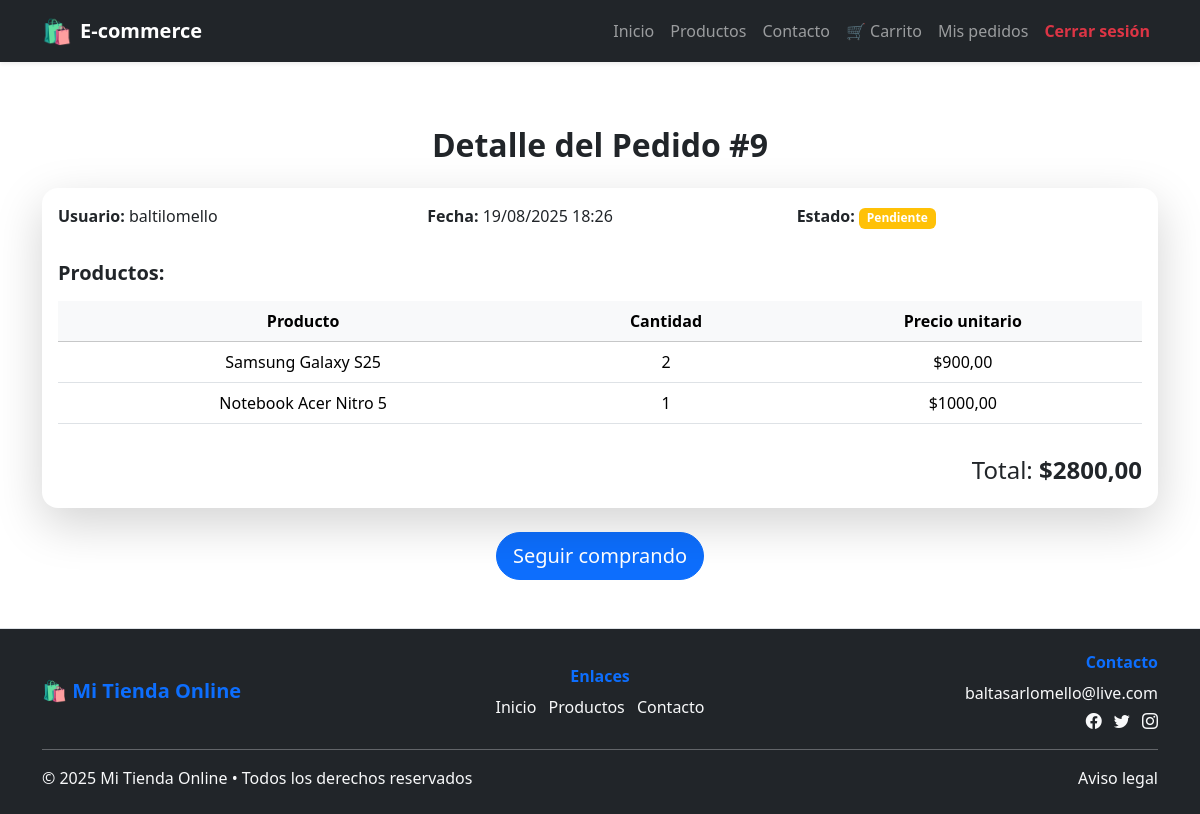
Screenshot of /order/9/ (signed in) with the database file from the repository.
### shop/models.py (models this page shows, shortened)
class Order(models.Model): # Orden de compra hecha por un usuario
    ESTADOS = [
        ('pendiente', 'Pendiente'),
        ('enviado', 'Enviado'),
        ('cancelado', 'Cancelado'),
    ]
    usuario = models.ForeignKey(settings.AUTH_USER_MODEL, on_delete=models.CASCADE, related_name='pedidos')
    fecha = models.DateTimeField(auto_now_add=True)
    estado = models.CharField(max_length=20, choices=ESTADOS, default='pendiente')
    total = models.DecimalField(max_digits=10, decimal_places=2, default=0)

class OrderItem(models.Model): #Esta tabla une prodcutos con el pedido de un usuario, un pedido puede tener muchos productos
    pedido = models.ForeignKey(Order, on_delete=models.CASCADE, related_name='items')
    producto = models.ForeignKey(Product, on_delete=models.CASCADE)
    cantidad = models.IntegerField()
    precio_unitario = models.DecimalField(max_digits=10, decimal_places=2)

class Product(models.Model): # Producto que se vende
    nombre = models.CharField(max_length=200)
    descripcion = models.TextField()
    precio = models.DecimalField(max_digits=10, decimal_places=2)
    stock = models.IntegerField()
    categoria = models.ForeignKey(Category, on_delete=models.CASCADE, related_name='productos')
    imagen = models.ImageField(upload_to='productos/', blank=True, null=True)

### shop/views.py (the view)
# urls.py: path("order/<pk>/", OrderDetailView.as_view(), name="order_detail"),
@method_decorator(login_required, name='dispatch')
class OrderDetailView(DetailView):
    model = Order
    template_name = "../templates/shop/order_detail.html"
    context_object_name = "order"
    def get_context_data(self, **kwargs):
        context = super().get_context_data(**kwargs)
        order = self.get_object()
        items = order.items.all()
        for item in items:
            item.subtotal = item.cantidad * item.precio_unitario
        context["items"] = items
        context["total"] = order.total
        return context

### proyecto_tienda_online/templates/shop/order_detail.html (shortened to what this page needs)
{% extends "general/layout.html" %}
{% load static %}
{% block page_content %}
<div class="container py-5">
    <h2 class="fw-bold mb-4 text-center">Detalle del Pedido #{{ order.id }}</h2>
    <div class="card shadow-lg rounded-4 mb-4 border-0">
        <div class="card-body">
            <div class="row mb-3">
                <div class="col-md-4">
                    <p><strong>Usuario:</strong> {{ order.usuario.username }}</p>
                </div>
                <div class="col-md-4">
                    <p><strong>Fecha:</strong> {{ order.fecha|date:"d/m/Y H:i" }}</p>
                </div>
                <div class="col-md-4">
                    <p><strong>Estado:</strong>
                        <span class="badge
                            {% if order.estado == 'pendiente' %}bg-warning
                            {% elif order.estado == 'pagado' %}bg-success
                            {% else %}bg-secondary{% endif %}">
                            {{ order.estado|title }}
                        </span>
                    </p>
                </div>
            </div>
            <h5 class="fw-bold mb-3">Productos:</h5>
            <div class="table-responsive">
                <table class="table table-hover align-middle text-center">
                    <thead class="table-light">
                        <tr>
                            <th>Producto</th>
                            <th>Cantidad</th>
                            <th>Precio unitario</th>
                        </tr>
                    </thead>
                    <tbody>
                        {% for item in order.items.all %}
                        <tr>
                            <td>{{ item.producto.nombre }}</td>
                            <td>{{ item.cantidad }}</td>
                            <td>${{ item.precio_unitario|floatformat:2 }}</td>
                        </tr>
                        {% endfor %}
                    </tbody>
                </table>
            </div>
            <h4 class="text-end mt-3">Total: <span class="fw-bold">${{ order.total|floatformat:2 }}</span></h4>
        </div>
    </div>
    <div class="text-center">
        <a href="{% url 'product_list' %}" class="btn btn-primary btn-lg rounded-pill">
            Seguir comprando
        </a>
    </div>
</div>
{% endblock %}

### rows the page displays
Order: id "9", usuario.username "baltilomello", fecha "19/08/2025 18:26", estado "Pendiente", total "2800,00"
OrderItem: producto.nombre "Samsung Galaxy S25", cantidad "2", precio_unitario "900,00"
OrderItem: producto.nombre "Notebook Acer Nitro 5", cantidad "1", precio_unitario "1000,00"
